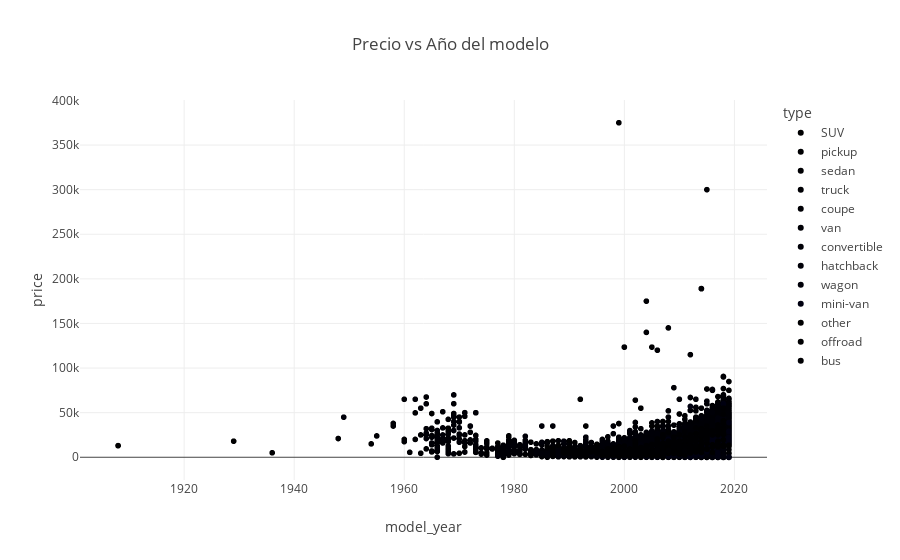

Notebook code cell kept with this figure:
### Code cell
import plotly.express as px
px.histogram(df, x="price", nbins=50, title="Distribucion de precios")
px.histogram(df, x="odometer", nbins=50, title="Distribucion del kilometraje")
px.box(df, x="type", y="price", title="Precio por tipo de coche")
px.scatter(df, x="model_year", y="price", color="type", title="Precio vs Año del modelo")

### Figure 1 — Plotly figure (JSON) as saved in the notebook; plotly's stock layout.template omitted (floating-point values rounded to 4 significant figures; data arrays with more than 128 entries replaced by an {"elided": "..."} marker saying what was removed)
{"data": [{"hovertemplate": "type=SUV<br>model_year=%{x}<br>price=%{y}<extra></extra>", "legendgroup": "SUV", "marker": {"color": "#000001", "symbol": "circle"}, "mode": "markers", "name": "SUV", "showlegend": true, "type": "scattergl", "x": {"elided": "12405 float values"}, "xaxis": "x", "y": {"elided": "12405 int values"}, "yaxis": "y"}, {"hovertemplate": "type=pickup<br>model_year=%{x}<br>price=%{y}<extra></extra>", "legendgroup": "pickup", "marker": {"color": "#000002", "symbol": "circle"}, "mode": "markers", "name": "pickup", "showlegend": true, "type": "scattergl", "x": {"elided": "6988 float values"}, "xaxis": "x", "y": {"elided": "6988 int values"}, "yaxis": "y"}, {"hovertemplate": "type=sedan<br>model_year=%{x}<br>price=%{y}<extra></extra>", "legendgroup": "sedan", "marker": {"color": "#000003", "symbol": "circle"}, "mode": "markers", "name": "sedan", "showlegend": true, "type": "scattergl", "x": {"elided": "12154 float values"}, "xaxis": "x", "y": {"elided": "12154 int values"}, "yaxis": "y"}, {"hovertemplate": "type=truck<br>model_year=%{x}<br>price=%{y}<extra></extra>", "legendgroup": "truck", "marker": {"color": "#000004", "symbol": "circle"}, "mode": "markers", "name": "truck", "showlegend": true, "type": "scattergl", "x": {"elided": "12353 float values"}, "xaxis": "x", "y": {"elided": "12353 int values"}, "yaxis": "y"}, {"hovertemplate": "type=coupe<br>model_year=%{x}<br>price=%{y}<extra></extra>", "legendgroup": "coupe", "marker": {"color": "#000005", "symbol": "circle"}, "mode": "markers", "name": "coupe", "showlegend": true, "type": "scattergl", "x": {"elided": "2303 float values"}, "xaxis": "x", "y": {"elided": "2303 int values"}, "yaxis": "y"}, {"hovertemplate": "type=van<br>model_year=%{x}<br>price=%{y}<extra></extra>", "legendgroup": "van", "marker": {"color": "#000006", "symbol": "circle"}, "mode": "markers", "name": "van", "showlegend": true, "type": "scattergl", "x": {"elided": "633 float values"}, "xaxis": "x", "y": {"elided": "633 int values"}, "yaxis": "y"}, {"hovertemplate": "type=convertible<br>model_year=%{x}<br>price=%{y}<extra></extra>", "legendgroup": "convertible", "marker": {"color": "#000007", "symbol": "circle"}, "mode": "markers", "name": "convertible", "showlegend": true, "type": "scattergl", "x": {"elided": "446 float values"}, "xaxis": "x", "y": {"elided": "446 int values"}, "yaxis": "y"}, {"hovertemplate": "type=hatchback<br>model_year=%{x}<br>price=%{y}<extra></extra>", "legendgroup": "hatchback", "marker": {"color": "#000008", "symbol": "circle"}, "mode": "markers", "name": "hatchback", "showlegend": true, "type": "scattergl", "x": {"elided": "1047 float values"}, "xaxis": "x", "y": {"elided": "1047 int values"}, "yaxis": "y"}, {"hovertemplate": "type=wagon<br>model_year=%{x}<br>price=%{y}<extra></extra>", "legendgroup": "wagon", "marker": {"color": "#000009", "symbol": "circle"}, "mode": "markers", "name": "wagon", "showlegend": true, "type": "scattergl", "x": {"elided": "1541 float values"}, "xaxis": "x", "y": {"elided": "1541 int values"}, "yaxis": "y"}, {"hovertemplate": "type=mini-van<br>model_year=%{x}<br>price=%{y}<extra></extra>", "legendgroup": "mini-van", "marker": {"color": "#000010", "symbol": "circle"}, "mode": "markers", "name": "mini-van", "showlegend": true, "type": "scattergl", "x": {"elided": "1161 float values"}, "xaxis": "x", "y": {"elided": "1161 int values"}, "yaxis": "y"}, {"hovertemplate": "type=other<br>model_year=%{x}<br>price=%{y}<extra></extra>", "legendgroup": "other", "marker": {"color": "#000001", "symbol": "circle"}, "mode": "markers", "name": "other", "showlegend": true, "type": "scattergl", "x": {"elided": "256 float values"}, "xaxis": "x", "y": {"elided": "256 int values"}, "yaxis": "y"}, {"hovertemplate": "type=offroad<br>model_year=%{x}<br>price=%{y}<extra></extra>", "legendgroup": "offroad", "marker": {"color": "#000002", "symbol": "circle"}, "mode": "markers", "name": "offroad", "showlegend": true, "type": "scattergl", "x": {"elided": "214 float values"}, "xaxis": "x", "y": {"elided": "214 int values"}, "yaxis": "y"}, {"hovertemplate": "type=bus<br>model_year=%{x}<br>price=%{y}<extra></extra>", "legendgroup": "bus", "marker": {"color": "#000003", "symbol": "circle"}, "mode": "markers", "name": "bus", "showlegend": true, "type": "scattergl", "x": [1994.0, 2011.0, 1994.0, 2007.0, 2011.0, 2011.0, 2007.0, 2011.0, 2011.0, 2011.0, 2007.0, 2011.0, 2007.0, 2011.0, 2011.0, 2006.0, 2008.0, 2007.0, 1991.0, 2011.0, 2011.0, 2011.0, 2011.0, 2011.0], "xaxis": "x", "y": [10500, 28990, 10500, 4995, 28990, 28990, 4995, 28990, 28990, 28990, 4995, 28990, 4995, 28990, 6997, 7900, 7500, 4995, 10000, 6997, 6997, 28990, 28990, 28990], "yaxis": "y"}], "layout": {"legend": {"title": {"text": "type"}, "tracegroupgap": 0}, "title": {"text": "Precio vs Año del modelo"}, "xaxis": {"anchor": "y", "domain": [0, 1], "title": {"text": "model_year"}}, "yaxis": {"anchor": "x", "domain": [0, 1], "title": {"text": "price"}}}}
